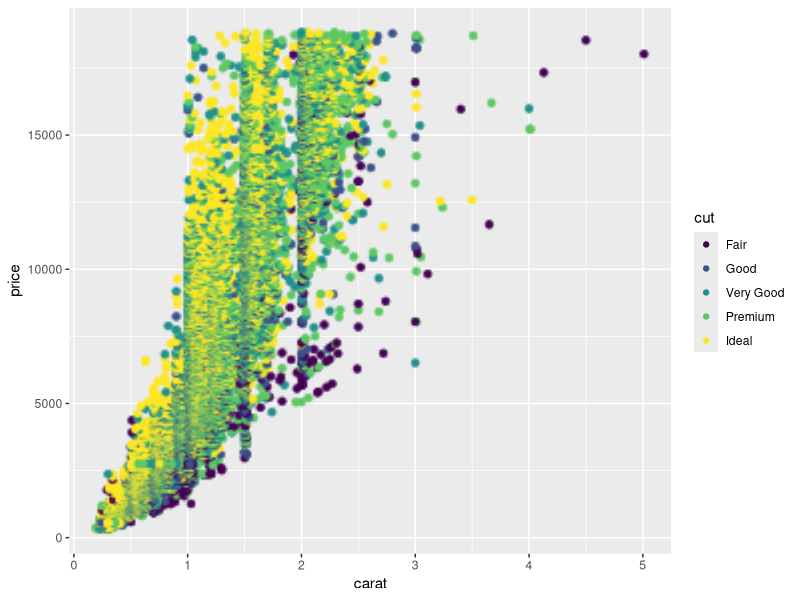
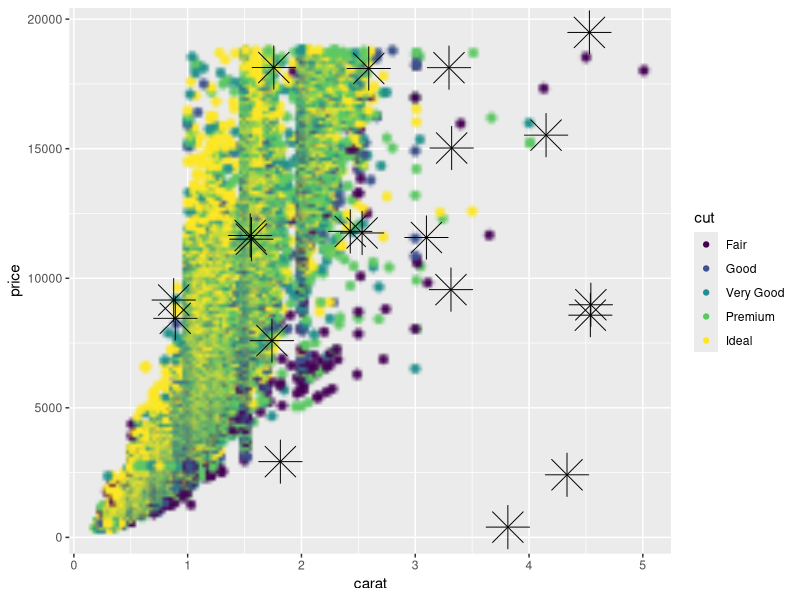
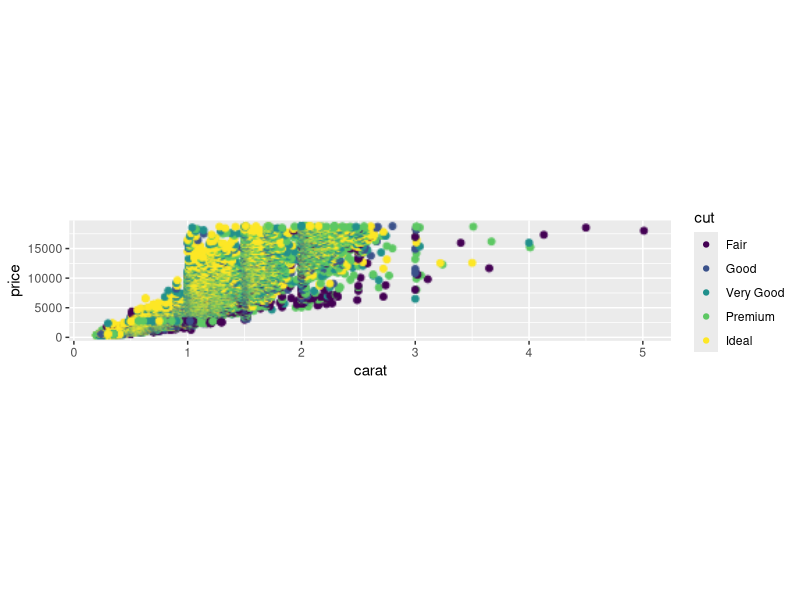
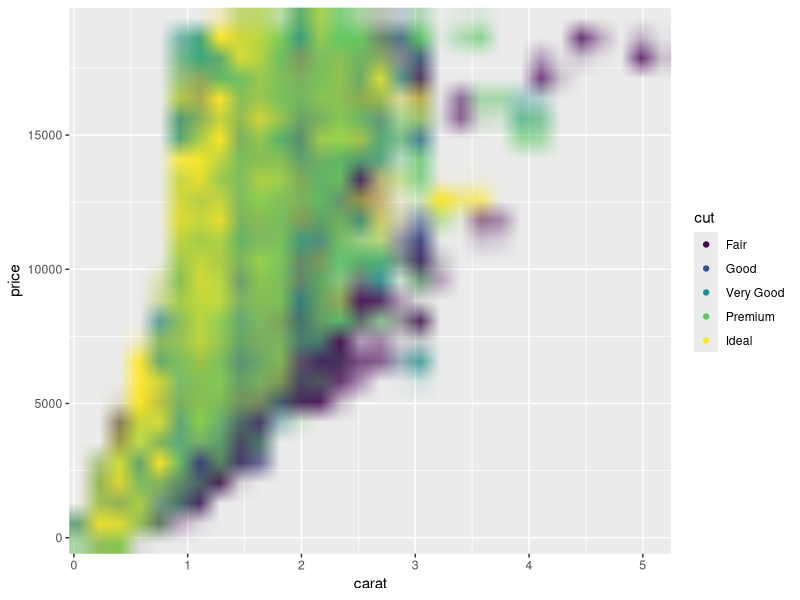
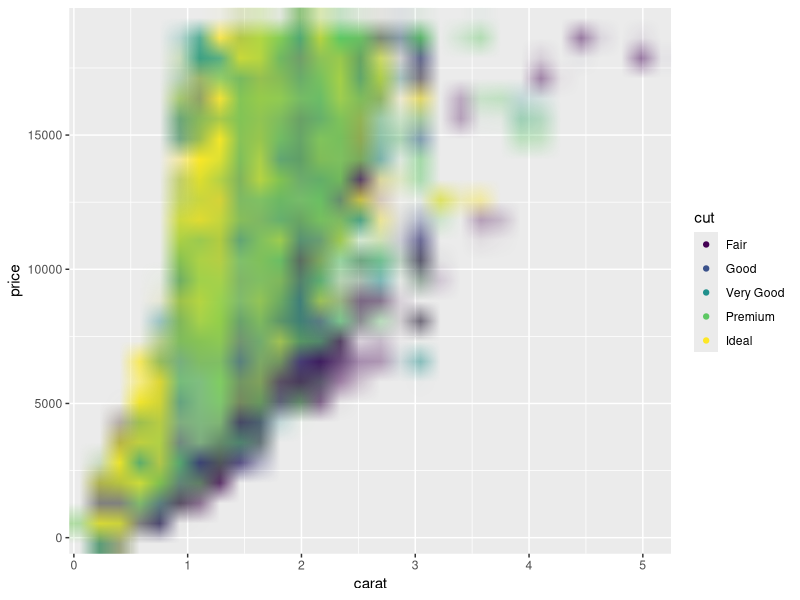
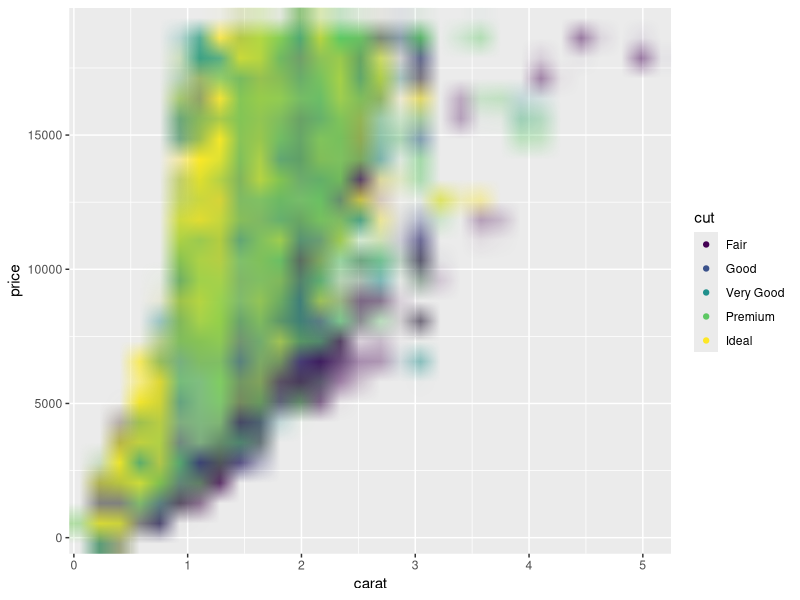
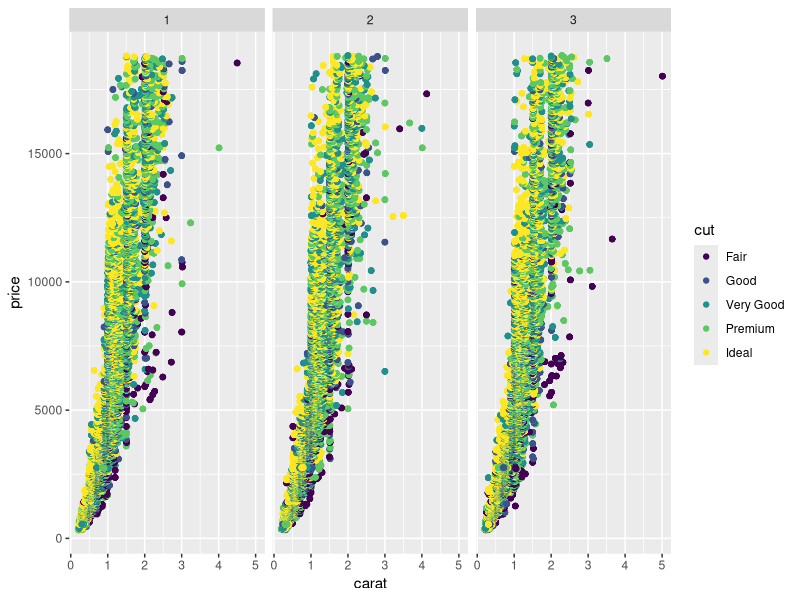
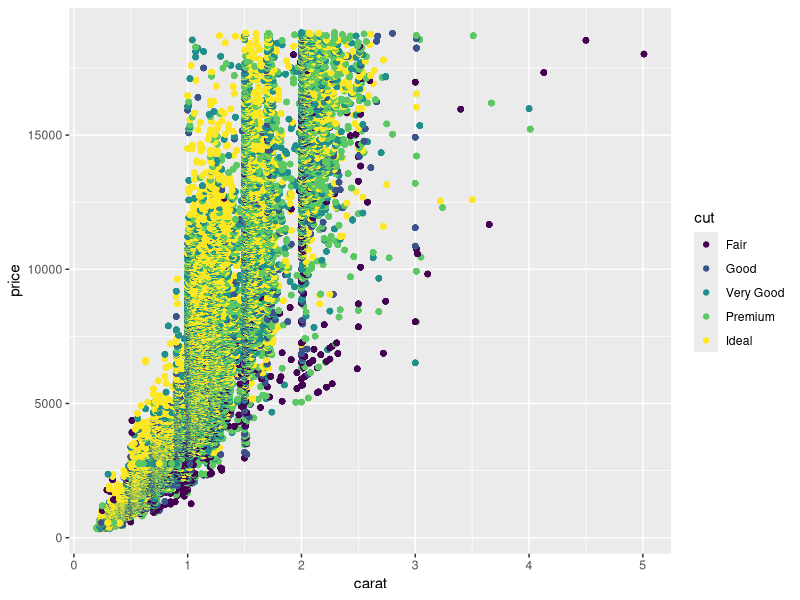

R code for these plots, in order:
## ----setup, include = FALSE---------------------------------------------------
knitr::opts_chunk$set(
  collapse = TRUE,
  comment = "#>"
)

## ---- fig.width=5, fig.height=5-----------------------------------------------
library(ggplot2)
library(ggrastr)

plot <- ggplot(diamonds, aes(carat, price, colour = cut)) +
  geom_point()

rasterize(plot, layers='Point', dpi=50)

## ---- fig.width=5, fig.height=5-----------------------------------------------
ggplot() + 
  rasterise(geom_point(aes(carat, price, colour = cut), data=diamonds), dpi=30) +
  geom_point(aes(x=runif(20, 0, 5), y=runif(20, 0, 20000)), size=10, color="black", shape=8)

## ---- fig.width=5, fig.height=5-----------------------------------------------
# Points remain round across different aspect ratios
plot <- ggplot(diamonds, aes(carat, price, colour = cut))
plot + rasterise(geom_point(), dpi = 72) + theme(aspect.ratio = 0.2)

## ---- fig.width=5, fig.height=5-----------------------------------------------
# The default 'cairo' at dpi=5
plot + rasterise(geom_point(), dpi = 5, dev = "cairo")

## ---- fig.width=5, fig.height=5-----------------------------------------------
# Using 'ragg' gives better anti-aliasing but has unexpected alpha blending
plot + rasterise(geom_point(), dpi = 5, dev = "ragg")

## ---- fig.width=5, fig.height=5-----------------------------------------------
# Using 'ragg_png' solves the alpha blend, but requires writing a temporary file to disk
plot + rasterise(geom_point(), dpi = 5, dev = "ragg_png")

## ---- fig.width=5, fig.height=5-----------------------------------------------
# Facets will not warp/distort points
set.seed(123)
plot + rasterise(geom_point(), dpi = 300) + facet_wrap(~ sample(1:3, nrow(diamonds), 2))

## ---- fig.width=5, fig.height=5-----------------------------------------------
# unchanged scaling, scale=1
plot <- ggplot(diamonds, aes(carat, price, colour = cut))
plot + rasterise(geom_point(), dpi = 300, scale = 1)

## ---- fig.width=5, fig.height=5-----------------------------------------------
# larger objects, scale > 1
plot <- ggplot(diamonds, aes(carat, price, colour = cut))
plot + rasterise(geom_point(), dpi = 300, scale = 2)

## ---- fig.width=5, fig.height=5-----------------------------------------------
# smaller objects, scale < 1
plot <- ggplot(diamonds, aes(carat, price, colour = cut))
plot + rasterise(geom_point(), dpi = 300, scale = 0.5)

## ---- fig.width=7, fig.height=5-----------------------------------------------
world1 <- sf::st_as_sf(maps::map('world', plot = FALSE, fill = TRUE))
ggplot() + rasterise(
  list(
    list(
      geom_sf(data = world1),
      theme(panel.background = element_rect(fill = "skyblue"))
    ),
    list(
      list(
        geom_point(aes(x = rnorm(100, sd = 10), y = rnorm(100, sd = 10)))
      ),
      theme(panel.border = element_rect(fill = NA, colour = "blue"))
    )
  )
)

## ---- fig.width=5, fig.height=5-----------------------------------------------
## set ggrastr.default.dpi with options()
options(ggrastr.default.dpi=750)

plot <- ggplot(diamonds, aes(carat, price, colour = cut))
new_plot = plot + rasterise(geom_point()) + theme(aspect.ratio = 1)
print(new_plot)

## set back to default 300
options(ggrastr.default.dpi=300)
